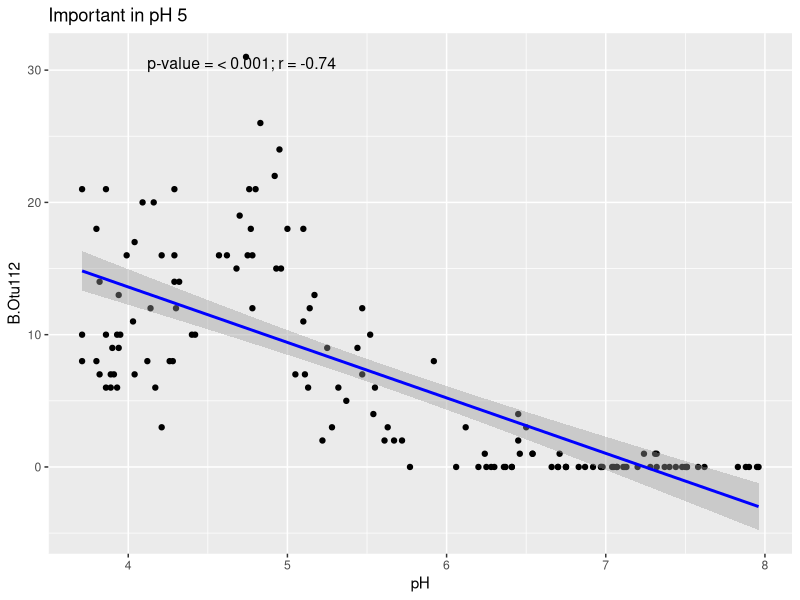
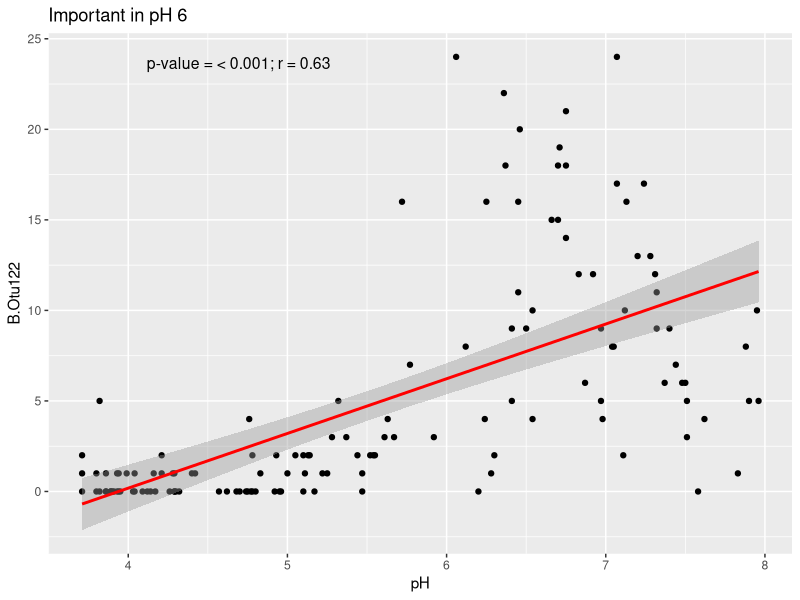
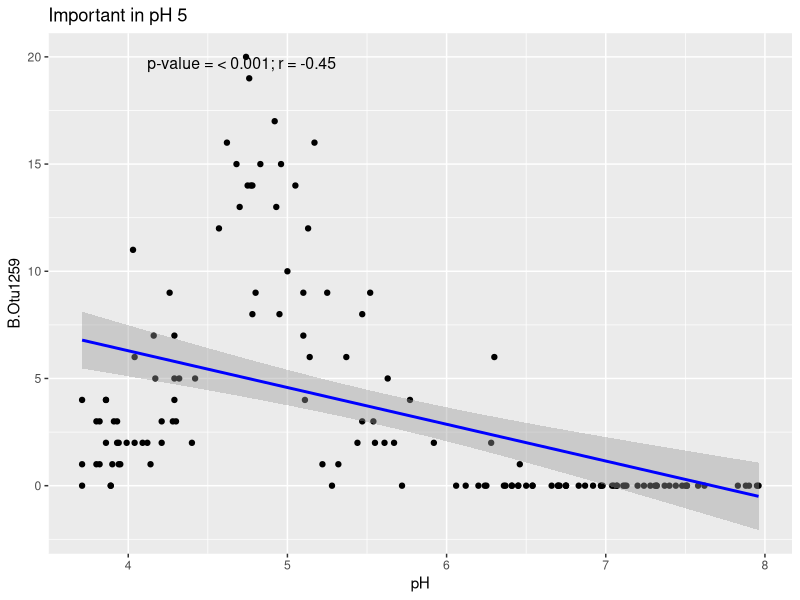
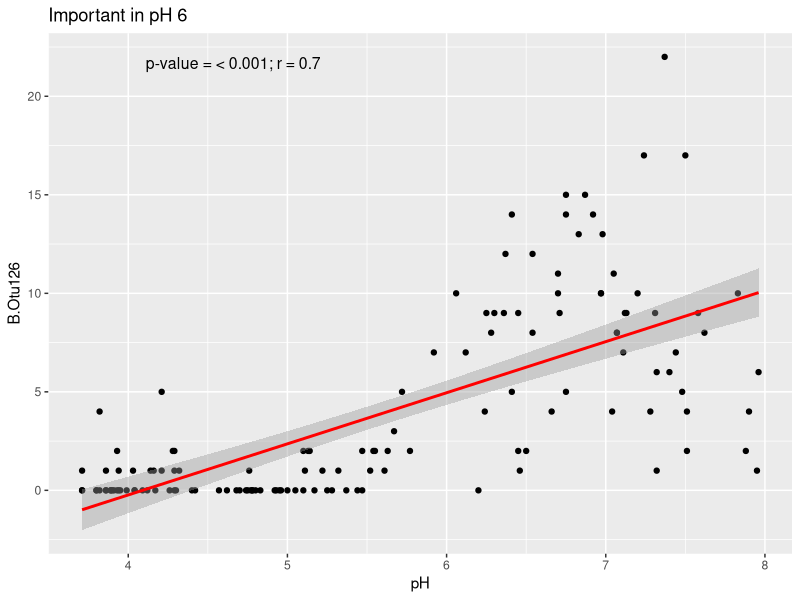
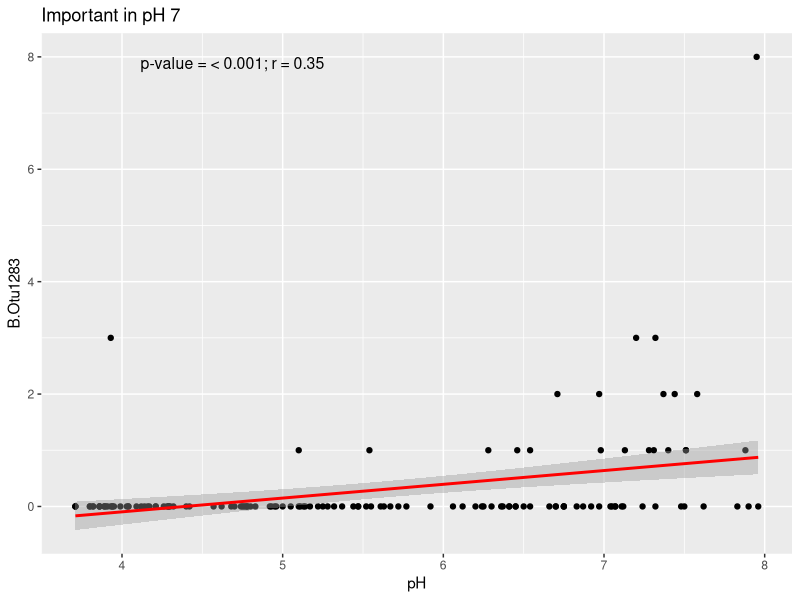
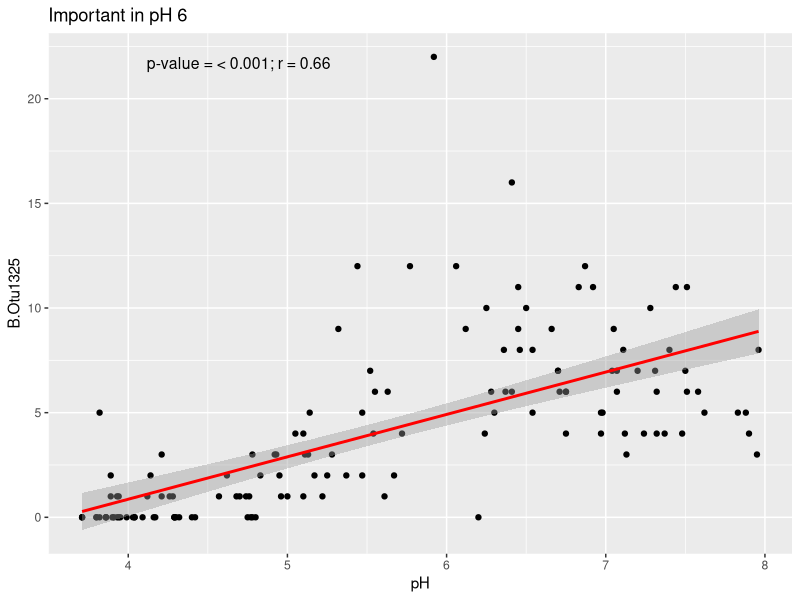
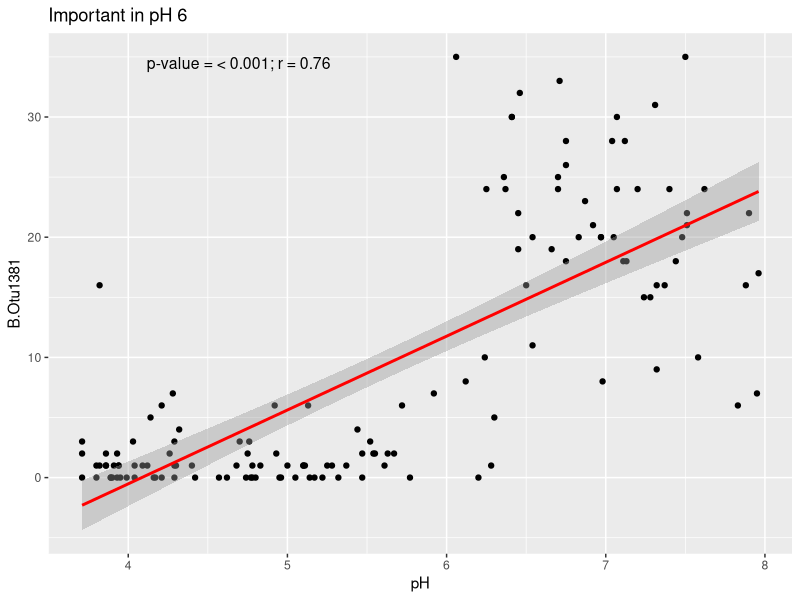
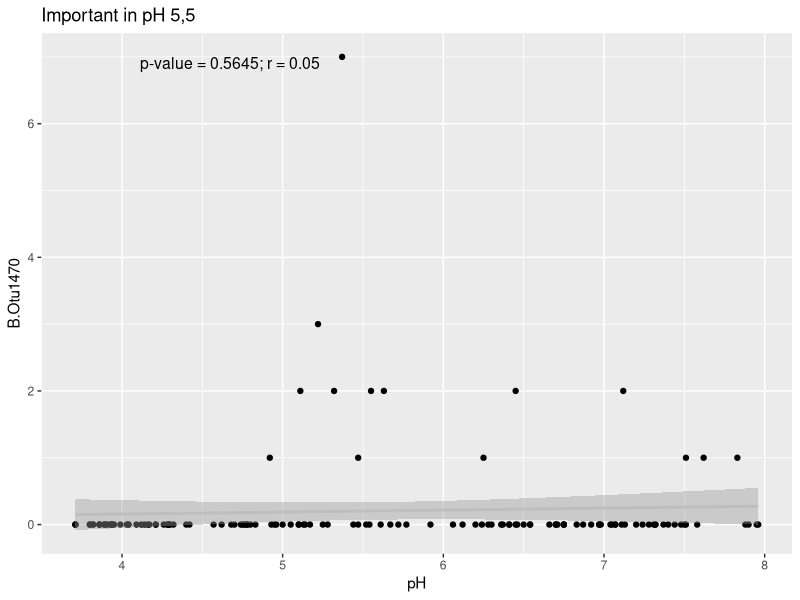

The R script that drew these images, in order:
library(dplyr)
library(ggplot2)

######################### Combine tables ######################################
otu_table_16s_RA = read.csv2(
  'Data/otu_16S_4500.RA.csv',
  header = T,
  sep = ',',
  row.names = 1
)
otu_table_16s_ABS = read.csv2(
  'Data/otu_16S_4500.ABS.csv',
  header = T,
  sep = ',',
  row.names = 1
)
otu_table_ITS_RA = read.csv2(
  'Data/otu_ITS_7150.RA.csv',
  header = T,
  sep = ',',
  row.names = 1
)
otu_table_ITS_RA = otu_table_ITS_RA[, colnames(otu_table_ITS_RA) %in% colnames(otu_table_16s_RA)]
otu_table_ITS_ABS = read.csv2(
  'Data/otu_ITS_7150.ABS.csv',
  header = T,
  sep = ',',
  row.names = 1
)
otu_table_ITS_ABS = otu_table_ITS_ABS[, colnames(otu_table_ITS_ABS) %in% colnames(otu_table_16s_ABS)]

env_data = read.csv2(
  'Data/env_16S.csv',
  header = T,
  sep = ',',
  row.names = 1
)

env_data = env_data[rownames(env_data) %in% colnames(otu_table_16s_RA), ]
env_data = env_data[order(env_data$pH), ]
ordered_row_names <- rownames(env_data)
env_data$pH = as.numeric(env_data$pH)

otu_table_16s_RA <- otu_table_16s_RA[, ordered_row_names]
otu_table_16s_ABS <- otu_table_16s_ABS[, ordered_row_names]
otu_table_ITS_RA <- otu_table_ITS_RA[, ordered_row_names]
otu_table_ITS_ABS <- otu_table_ITS_ABS[, ordered_row_names]

rownames(otu_table_16s_RA) = paste0("B.", rownames(otu_table_16s_RA))
rownames(otu_table_16s_ABS) = paste0("B.", rownames(otu_table_16s_ABS))
rownames(otu_table_ITS_RA) = paste0("F.", rownames(otu_table_ITS_RA))
rownames(otu_table_ITS_ABS) = paste0("F.", rownames(otu_table_ITS_ABS))


RA = rbind(otu_table_16s_RA, otu_table_ITS_RA)
ABS = rbind(otu_table_16s_ABS, otu_table_ITS_ABS)

############################# Choose only important OTUs ##################### 

keystones = readxl::read_xlsx('Data/Results/Important_taxa_with_tax.xlsx')
RA = RA[rownames(RA) %in% keystones$OTU,]
ABS = ABS[rownames(ABS) %in% keystones$OTU,]
otu_tables = list(RA = RA, ABS = ABS)

Imp_pH = merge(RA, keystones, by.x = 0, by.y = 'OTU')
rownames(Imp_pH) = Imp_pH$Row.names
Imp_pH = c(Imp_pH$Important_pH)


########################## Correlation coefficients ############################

cor_results_all = list()

for (j in names(otu_tables)) {
  df <- as.data.frame(t(otu_tables[[j]]))
  
  cor_results <- list()
  for (i in keystones$OTU) {
    cor <- cor.test(as.numeric(df[[i]]), env_data$pH, method = 'pearson')
    cor_results[[i]] <- cor
  }
  cor_results_all[[j]] <- cor_results
}

############################ Model #############################################

anova_results_all = list()

for (j in names(otu_tables)) {
  df <- as.data.frame(t(otu_tables[[j]]))
  
  anova_results <- list()
  for (i in keystones$OTU) {
    anova <- anova(lm(as.numeric(df[[i]]) ~ poly(env_data$pH, 4, raw = T)))
    anova_results[[i]] <- anova
  }
  anova_results_all[[j]] <- anova_results
}

############################ Make graphs #######################################

otu_plots_all = list()

for (j in names(otu_tables)) {
df <- as.data.frame(t(otu_tables[[j]]))
df$pH <- env_data$pH
colnames(df)[colnames(df) == "env_data$pH"] <- "pH"
cor_results = cor_results_all[[j]]
anova_results = anova_results_all[[j]]
otu_plots <- list()

for (i in keystones$OTU) {
  p = cor_results[[i]][['p.value']][1]
  r = cor_results[[i]][['estimate']]
  rounded_p_value <- round(p, 4)
  if (rounded_p_value < 0.001) {
    rounded_p_value <- "< 0.001"
  } else {
    rounded_p_value <- rounded_p_value
  }

  if (p > 0.05) {
    color = "gray"
  } else if (r > 0) {
    color = "red"
  } else {
    color = "blue"
  }
  
  # Get the corresponding pH value for the current OTU from Imp_pH vector
  index_i <- which(keystones$OTU == i)
  pH_imp = Imp_pH[index_i]
  
  plot <- ggplot(df, aes(x = pH, y = .data[[i]])) +
    geom_point() +
    stat_smooth(method = lm, formula = y ~ x, color = color) +
    annotate("text", x = 4, y = max(df[[i]], na.rm = T),
             label = paste0("p-value = ", rounded_p_value, "; r = ", round(r, 2)),
             hjust = -0.1, vjust = 1, color = "black", size = 4) +
    ggtitle(paste0('Important in ', pH_imp))
  
  otu_plots[[i]] <- plot
}
otu_plots_all[[j]] = otu_plots
}

pdf("Figures/keystones_pH_plots_RA_order_4.pdf")
for (plot in otu_plots_all$RA) {
  print(plot)
}
dev.off()
